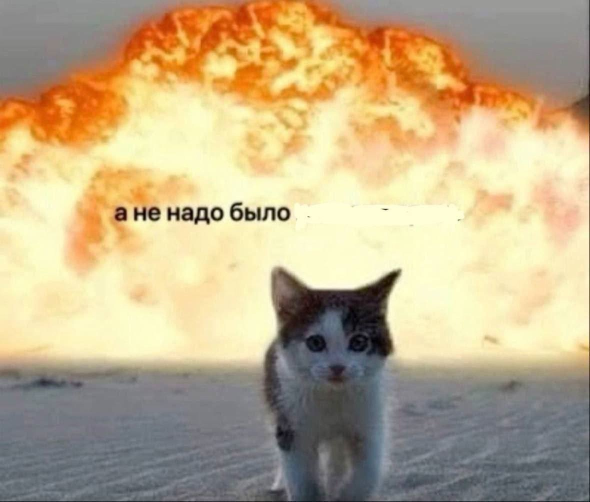
#> input picture uploads/original.png, 1179 x 1003 px (shown at 1/2 size); its folder holds only this picture in this run
$ python -i app.py   (imports and definitions only)
#> lines starting #> are read from the running program, lines starting #| are printed output that depends on the picture; after the words box and inside, x2 and y2 are one past the last pixel; in counts of white or black regions, pixels touching at a corner belong together
#> further down, picture is the input picture: shape (1003, 1179, 3); mean B, G, R 136.3, 172.7, 192.4
import cv2
import numpy as np
from flask import Flask, request, render_template, jsonify, send_from_directory
import os
from PIL import Image

# [1 line not run here, left out]
UPLOAD_FOLDER = 'uploads'
# [1 line that did not run here, left out]

# Инициализация глобальных переменных
current_image = None
rect_x, rect_y = 0, 0


def count_enclosed_pixels(image, width_divisor=1, height_divisor=1, gray_threshold=127, grayscale=False, invert=False):
#> called with width_divisor = 1, height_divisor = 1, gray_threshold = 127, grayscale = False, invert = False
    if grayscale:
        gray = cv2.cvtColor(image, cv2.COLOR_BGR2GRAY)
    else:
        gray = cv2.cvtColor(image, cv2.COLOR_BGR2GRAY)  # Всё равно нужен grayscale для анализа
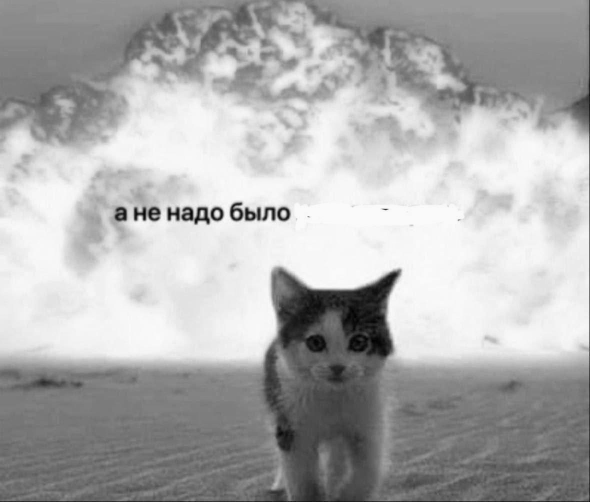
#> gray: shape (1003, 1179) (shown at 1/2 size); min 1, max 251, mean 174.4
    if invert:
        gray = cv2.bitwise_not(gray)
    _, binary = cv2.threshold(gray, gray_threshold, 255, cv2.THRESH_BINARY_INV)
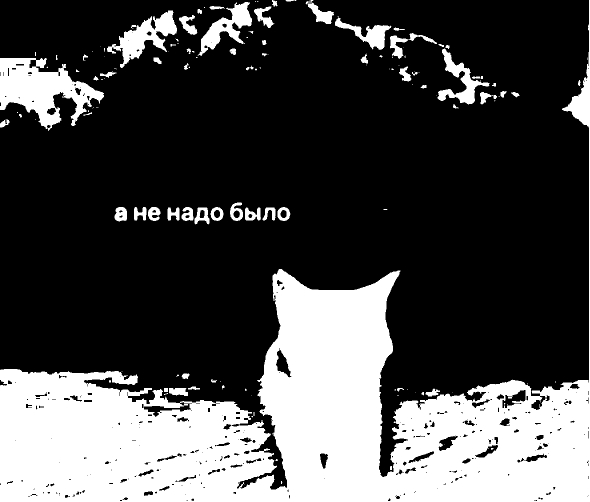
#> binary: shape (1003, 1179) (shown at 1/2 size); 28.9% white; 138 white regions (69 under 20 px), largest, box (x1, y1, x2, y2) and area: (0, 0, 1179, 1003) 296846, (0, 116, 208, 262) 15120, (214, 21, 354, 136) 5699
    kernel = np.ones((3, 3), np.uint8)
    binary = cv2.morphologyEx(binary, cv2.MORPH_CLOSE, kernel)
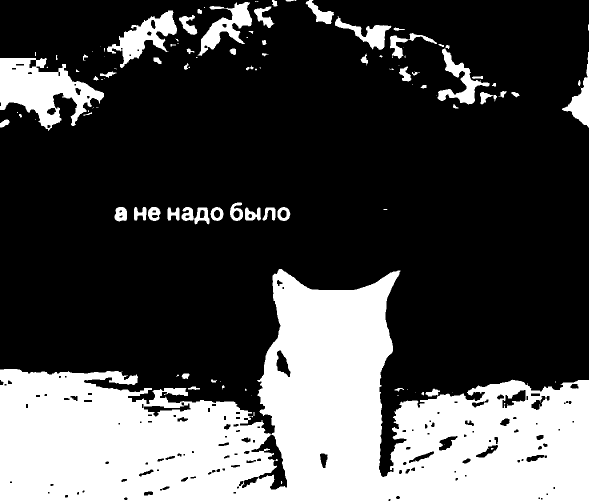
#> binary: shape (1003, 1179) (shown at 1/2 size); 29.1% white; 107 white regions (47 under 20 px)
    contours, _ = cv2.findContours(binary, cv2.RETR_EXTERNAL, cv2.CHAIN_APPROX_SIMPLE)
#> contours = 104 contours, 50 with area under 20; largest, box (x1, y1, x2, y2) and area: (0, 0, 1179, 1003) 309016, (0, 116, 208, 262) 15454, (214, 21, 354, 136) 5722, (395, 4, 504, 112) 4118, (875, 97, 979, 209) 3186
    mask = np.zeros_like(binary)
    cv2.drawContours(mask, contours, -1, 255, thickness=cv2.FILLED)
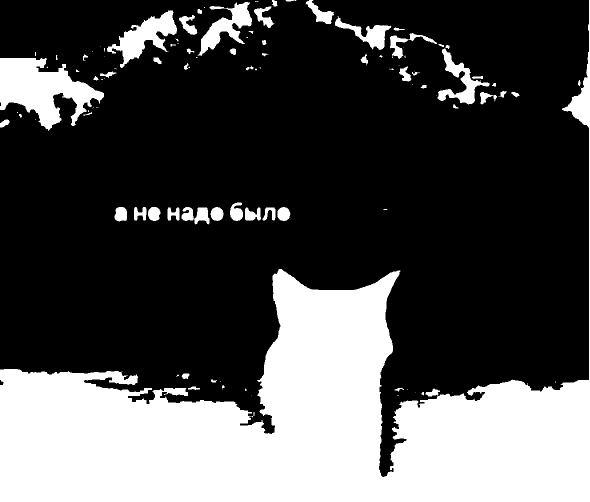
#> mask: shape (1003, 1179) (shown at 1/2 size); 30.3% white; 104 white regions (44 under 20 px), largest, box (x1, y1, x2, y2) and area: (0, 0, 1179, 1003) 312324, (0, 116, 208, 262) 15914, (214, 21, 354, 136) 6032
    enclosed_pixels = np.sum(mask == 255)
#> enclosed_pixels = 358005
    if width_divisor > 0 and height_divisor > 0:
        enclosed_pixels /= (width_divisor * height_divisor)
    return enclosed_pixels, mask


# [3 lines that did not run here, left out]


# [11 lines that did not run here, left out]


# [33 lines that did not run here, left out]


# [9 lines that did not run here, left out]


# [15 lines that did not run here, left out]


# [3 lines that did not run here, left out]


# [2 lines not run here, left out]

>>> import cv2
>>> picture = cv2.imread('uploads/original.png')
>>> result = count_enclosed_pixels(picture)
